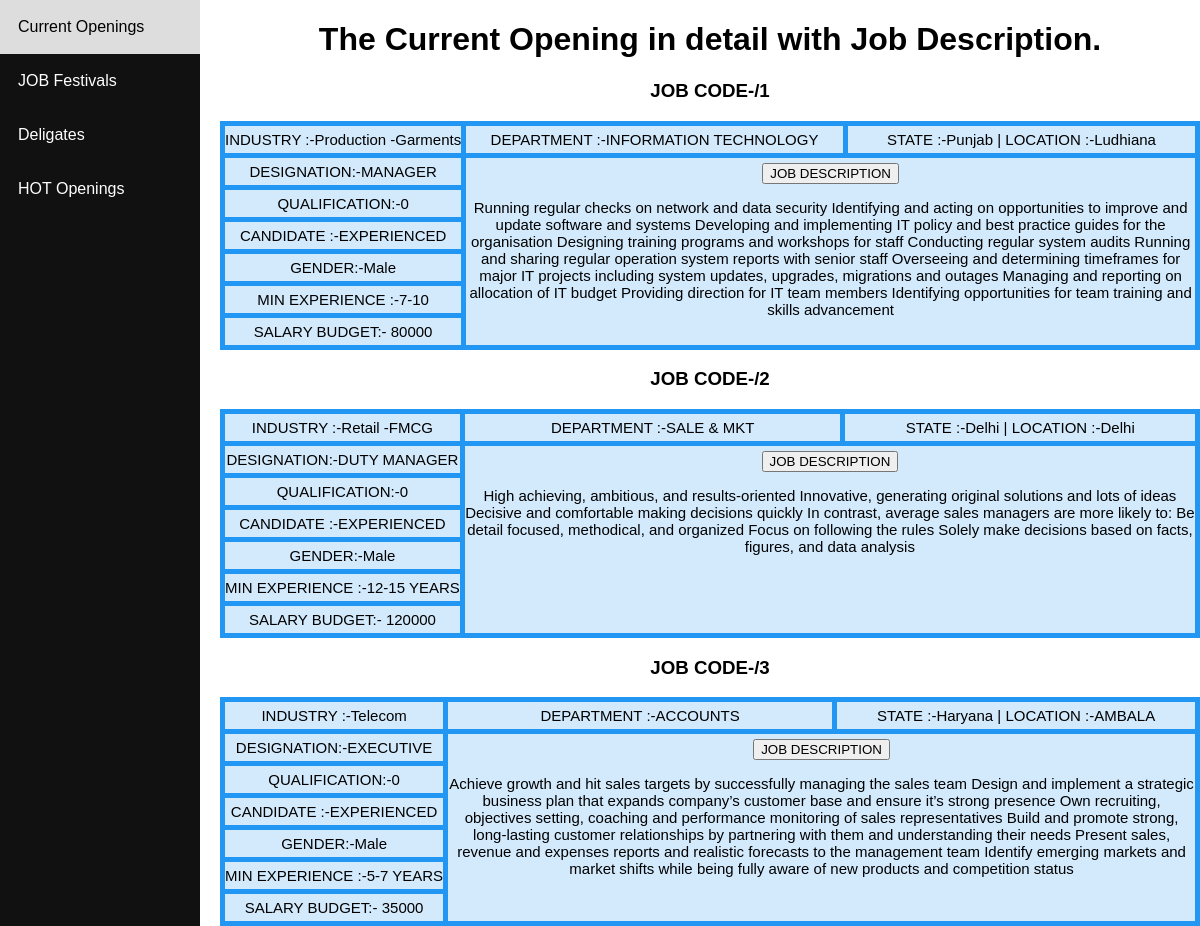
Page /copening/ on the earlier database version.
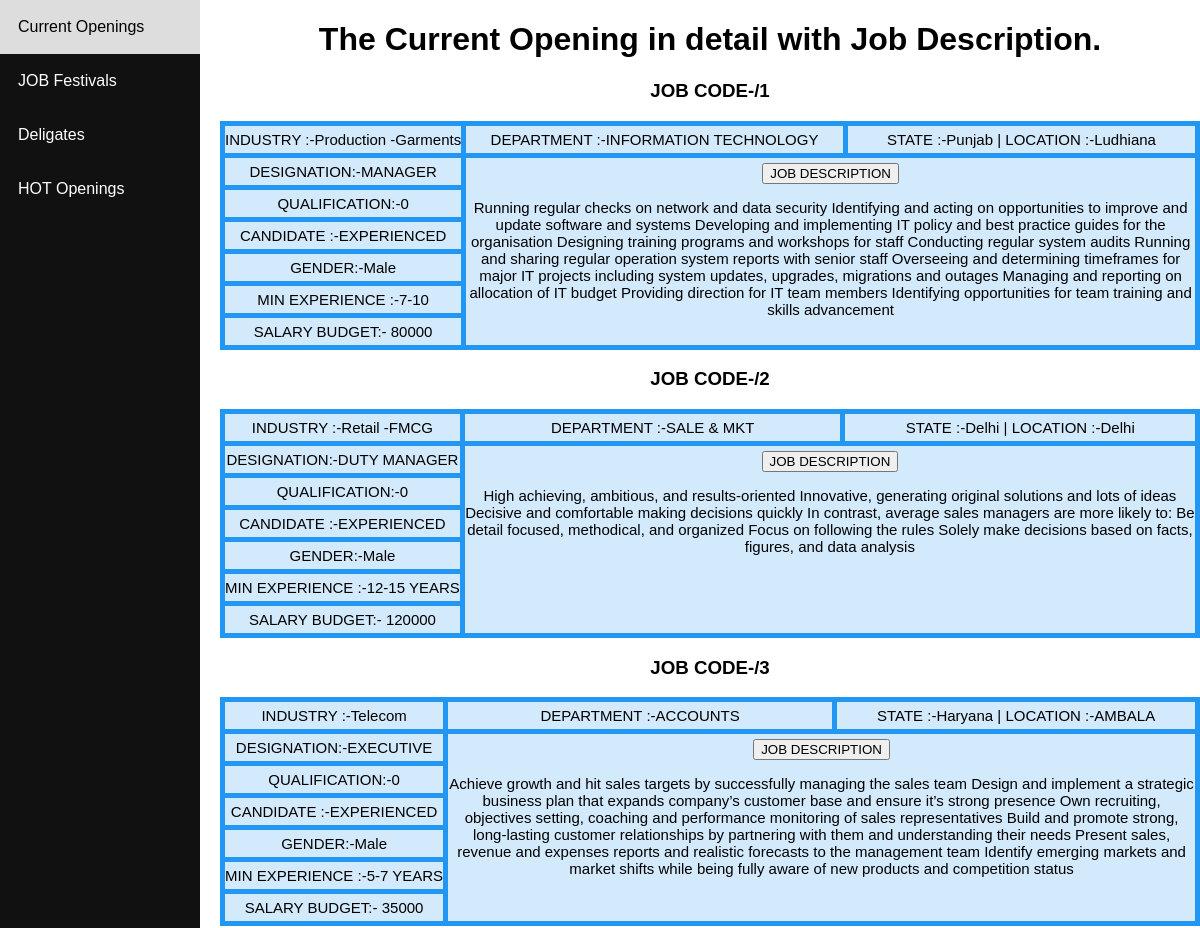
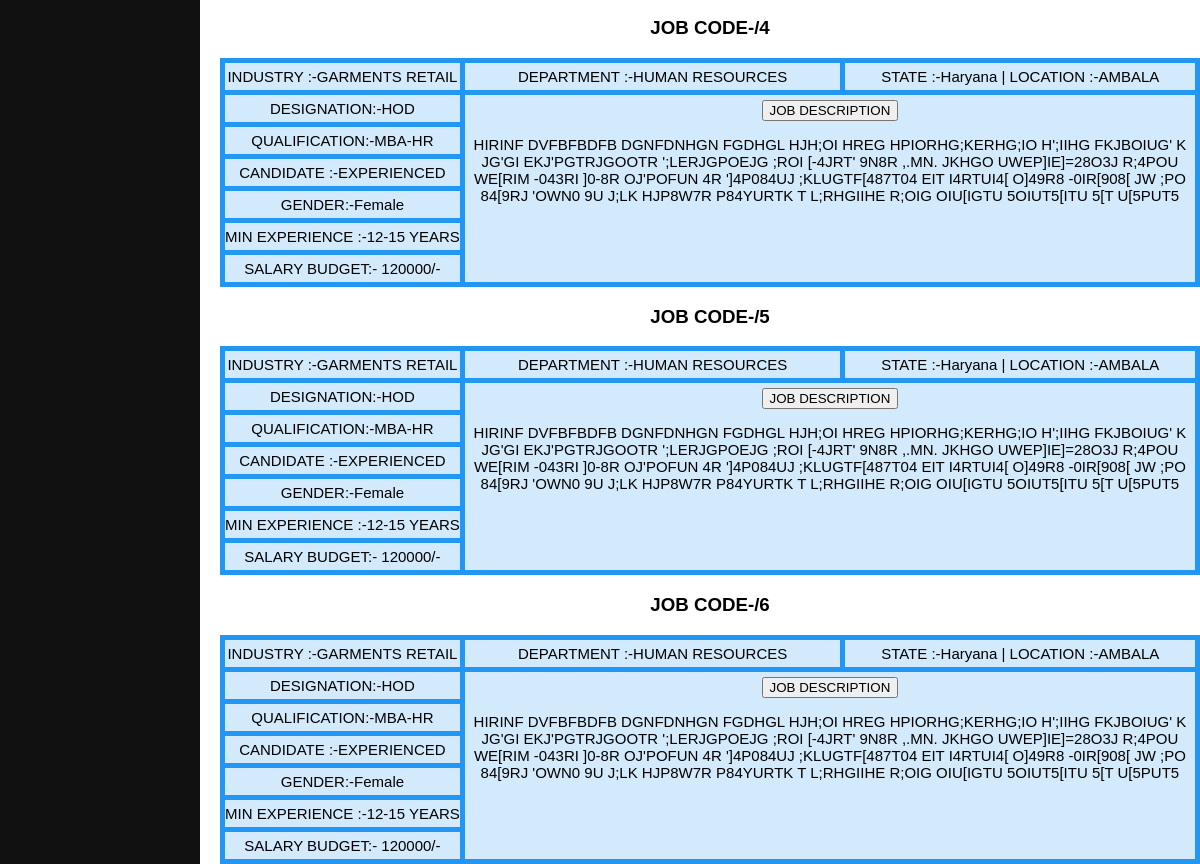
Same page on the later database version (2 pictures, top to bottom).
### jobsopening/models.py (models this page shows)
class opening(models.Model):
	Deligate=models.ForeignKey(deligate,null=True,blank=True,on_delete=models.SET_NULL)
	Regno = models.CharField(default=0,max_length=100)
	Industry = models.CharField(default=0,max_length=100)
	Location=models.CharField(default=0,max_length=100)
	State= models.CharField(default=0,choices=STATE_CHOICES, max_length=100)
	Department= models.CharField(default=0,choices=DEPT_CHOICES, max_length=50)
	Qualification=models.CharField(default=0,max_length=100)
	Designation = models.CharField(default=0,choices=DESIG_CHOICES, max_length=50)
	Ctype = models.CharField(default=0,choices=CAND_CHOICES, max_length=50)
	Gender = models.CharField(default=0,choices=GENDER_CHOICES, max_length=50)
	Minexp=models.CharField(default=0,choices=EXP_CHOICES, max_length=50)
	Budget = models.CharField(default=0,max_length=50)
	DetailJD  =models.TextField(default=0,)

### jobsopening/views.py (the view)
# urls.py: path('copening/',jopening),
def jopening(request):
	obj = opening.objects.all()
	return render(request,'copening.html', {'opening':obj})

### templates/copening.html (shortened to what this page needs)
<!DOCTYPE html PUBLIC "-//W3C//DTD XHTML 1.0 Transitional//EN" "http://www.w3.org/TR/xhtml1/DTD/xhtml1-transitional.dtd">
<html xmlns="http://www.w3.org/1999/xhtml">
<head>
</head>
<div class="sidenav">
  <a href="/copening">Current Openings</a>
  <a href="#">JOB Festivals</a>
  <a href="/deligate">Deligates</a>
  <a href="#">HOT Openings</a>
</div>
<div class="content">
  <center> <h1> The Current Opening in detail with Job Description. </center>
  {% for i in opening %}
    <div> <center>  <h3> JOB CODE-{{i.Deligate.Regno}}/{{i.id}}   </h3>        </center> </div>
    <div class="grid-container">
      <div class="item1">INDUSTRY  :-{{ i.Industry}}</div>
      <div class="item2">DEPARTMENT  :-{{ i.Department }}</div>
      <div class="item3">STATE  :-{{ i.State }} | LOCATION :-{{ i.Location }}</div>
      <div class="item4">DESIGNATION:-{{ i.Designation }}</div>
      <div class="item5"><center> <button>   JOB  DESCRIPTION </button> </center>
                 <p>{{ i.DetailJD }}</p>
      </div>
      <div class="item6">QUALIFICATION:-{{ i.Qualification }}</div>
      <div class="item7">CANDIDATE :-{{ i.Ctype }}</div>
      <div class="item8">GENDER:-{{ i.Gender }}</div>
      <div class="item9">MIN EXPERIENCE :-{{ i.Minexp }}</div>
      <div class="item10">SALARY BUDGET:- {{ i.Budget }}</div>
    </div>
  {% endfor %}
</div>
<body>
</body>
</html>

Differences in the rows shown:
added opening: id "4", Industry "GARMENTS RETAIL", Department "HUMAN RESOURCES", State "Haryana", Location "AMBALA", Designation "HOD", DetailJD "HIRINF DVFBFBDFB DGNFDNHGN FGDHGL HJH;OI HREG HPIORHG;KERHG;IO H';IIHG FKJBOIUG' K JG'GI EKJ'PGTRJGOOTR ';LERJGPOEJG ;ROI [-4JRT' 9N8R ,.MN. JKHGO UWEP]IE]=28O3J R;4POU WE[RIM -043RI ]0-8R OJ'POFUN 4R ']4P084UJ ;KLUGTF[487T04 EIT I4RTUI4[ O]49R8 -0IR[908[ JW ;PO 84[9RJ 'OWN0 9U J;LK HJP8W7R P84YURTK T L;RHGIIHE R;OIG OIU[IGTU 5OIUT5[ITU 5[T U[5PUT5", Qualification "MBA-HR", Ctype "EXPERIENCED", Gender "Female", Minexp "12-15 YEARS", Budget "120000/-"
added opening: id "5", Industry "GARMENTS RETAIL", Department "HUMAN RESOURCES", State "Haryana", Location "AMBALA", Designation "HOD", DetailJD "HIRINF DVFBFBDFB DGNFDNHGN FGDHGL HJH;OI HREG HPIORHG;KERHG;IO H';IIHG FKJBOIUG' K JG'GI EKJ'PGTRJGOOTR ';LERJGPOEJG ;ROI [-4JRT' 9N8R ,.MN. JKHGO UWEP]IE]=28O3J R;4POU WE[RIM -043RI ]0-8R OJ'POFUN 4R ']4P084UJ ;KLUGTF[487T04 EIT I4RTUI4[ O]49R8 -0IR[908[ JW ;PO 84[9RJ 'OWN0 9U J;LK HJP8W7R P84YURTK T L;RHGIIHE R;OIG OIU[IGTU 5OIUT5[ITU 5[T U[5PUT5", Qualification "MBA-HR", Ctype "EXPERIENCED", Gender "Female", Minexp "12-15 YEARS", Budget "120000/-"
added opening: id "6", Industry "GARMENTS RETAIL", Department "HUMAN RESOURCES", State "Haryana", Location "AMBALA", Designation "HOD", DetailJD "HIRINF DVFBFBDFB DGNFDNHGN FGDHGL HJH;OI HREG HPIORHG;KERHG;IO H';IIHG FKJBOIUG' K JG'GI EKJ'PGTRJGOOTR ';LERJGPOEJG ;ROI [-4JRT' 9N8R ,.MN. JKHGO UWEP]IE]=28O3J R;4POU WE[RIM -043RI ]0-8R OJ'POFUN 4R ']4P084UJ ;KLUGTF[487T04 EIT I4RTUI4[ O]49R8 -0IR[908[ JW ;PO 84[9RJ 'OWN0 9U J;LK HJP8W7R P84YURTK T L;RHGIIHE R;OIG OIU[IGTU 5OIUT5[ITU 5[T U[5PUT5", Qualification "MBA-HR", Ctype "EXPERIENCED", Gender "Female", Minexp "12-15 YEARS", Budget "120000/-"
